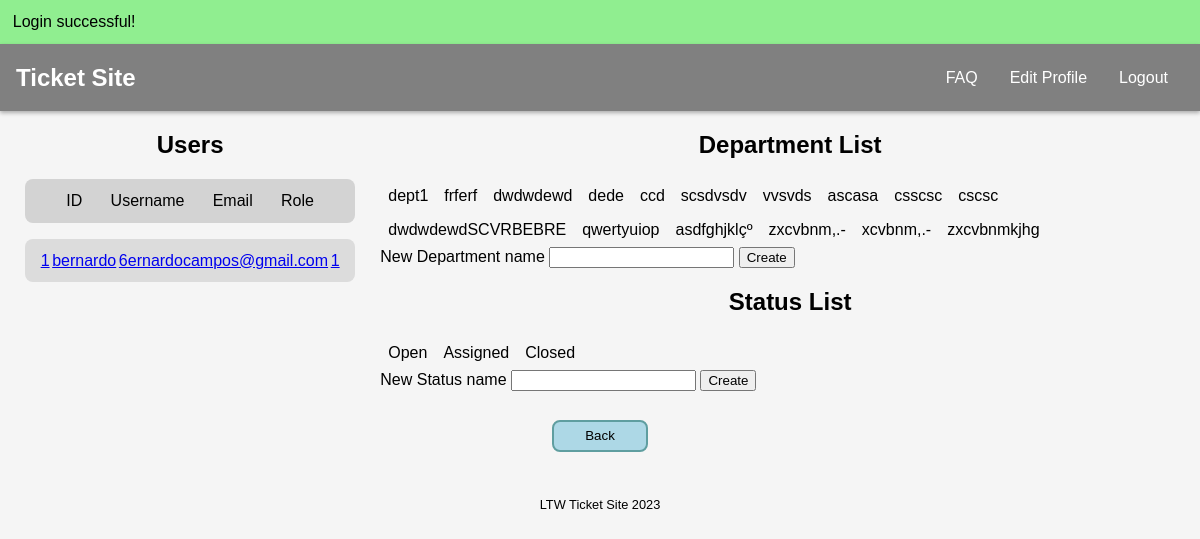
Screenshot of /pages/admindashboard.php (signed in) with the database file from the repository.
### tables this page shows
CREATE TABLE users (
    id INTEGER PRIMARY KEY AUTOINCREMENT,
    username TEXT NOT NULL,
    email TEXT NOT NULL,
    password TEXT NOT NULL,
    role_id INTEGER,
    FOREIGN KEY (role_id) REFERENCES roles(id)
);

CREATE TABLE departments (
    id INTEGER PRIMARY KEY AUTOINCREMENT,
    name TEXT NOT NULL
);

CREATE TABLE status (
    id INTEGER PRIMARY KEY AUTOINCREMENT,
    name TEXT NOT NULL
);

### database/classes/user.class.php (called while the page is built, shortened)
<?php
    class User {
        public function __construct(int $id, string $username, string $email, int $role){
            $this->id = $id;
            $this->username = $username;
            $this->email = $email;
            $this->role = $role;
        }
        static function getAllUsers(PDO $db) : array {
            $stmt = $db->prepare('SELECT * FROM users');
            $stmt->execute();
            $users = array();
            while($user = $stmt->fetch()){
                $users[] = new User($user['id'], $user['username'], $user['email'], $user['role_id']);
            }
            return $users;
        }
    }
?>

### database/classes/department.class.php (called while the page is built, shortened)
<?php
    class Department {
        public function __construct(int $id, string $name) {
            $this->name = $name;
        }
        static function getDepartments(PDO $db) : array {
            $stmt = $db->prepare('SELECT * FROM departments');
            $stmt->execute();
            $departments = array();
            while ($department = $stmt->fetch()){
                $departments[] = new Department($department['id'], $department['name']);
            }
            return $departments;
        }
    }
?>

### database/classes/status.class.php (called while the page is built, shortened)
<?php
    class Status {
        public function __construct(int $id, string $name){
            $this->name = $name;
        }
        static function getAllStatus(PDO $db) : array {
            $stmt = $db->prepare('SELECT * FROM status');
            $stmt->execute();
            $statuses = array();
            while($status = $stmt->fetch()){
                $statuses[] = new Status($status['id'], $status['name']);
            }
            return $statuses;
        }
    }
?>

### templates/admin.tpl.php (the view, shortened to what this page needs)
<?php function drawUsers(array $users) { ?>
<div class="users_section">
    <div class="users_table">
        <h2>Users</h2>
        <ul>
            <li>ID</li>
            <li>Username</li>
            <li>Email</li>
            <li>Role</li>
        </ul>
    </div>
    <div class="user_instance">
        <?php foreach($users as $user) { ?>
            <a href="../pages/usermanagement.php?id=<?=$user->id?>"><ul>
                <li><?=$user->id?></li>
                <li><?=$user->username?></li>
                <li><?=$user->email?></li>
                <li><?=$user->role?></li>
            </ul></a>
        <?php } ?>
    </div>
</div>
<?php } ?>
<?php function drawElementSection(array $elements, string $element_designation) { ?>
<div class="element_section">
    <h2><?=$element_designation?> List</h2>
    <div class="element_lists">
    <?php foreach($elements as $elem) { ?>
        <p><?=$elem->name?></p>
    <?php } ?>
    </div>
    <form action="../actions/action_create_<?=$element_designation?>.php" method="POST">
        <label>
            New <?=$element_designation?> name
            <input type="text" name="<?=$element_designation?>_name" required>
            <button type="submit" name="submit_new_<?=$element_designation?>">Create</button>
        </label>
    </form>
</div>
<?php } ?>

### css/style.css (style rules this page uses)
body { font-family: Arial, Helvetica, sans-serif; background-color: whitesmoke; margin: 0; padding: 0; }
.users_section { width: 50%; }
.users_table h2 { text-align: center; }
.users_table ul { display: flex; list-style: none; justify-content: space-evenly; background-color: lightgrey; padding: 0.8rem; width: 80%; margin: 0 auto; border-radius: 0.5rem; }
.user_instance ul { background-color: gainsboro; width: 80%; margin: 0 auto; padding: 0.8rem; border-radius: 0.5rem; margin-top: 1rem; }
.user_instance a ul { display: flex; list-style: none; justify-content: space-evenly; }
.element_section h2 { text-align: center; }
.element_lists { display: flex; flex-wrap: wrap; justify-content: flex-start; }
.element_lists P { margin: 0.5rem; }

### rows the page displays
users: id "1", username "bernardo", email "6ernardocampos@gmail.com", role "1"
departments: name "dept1"
departments: name "frferf"
departments: name "dwdwdewd"
departments: name "dede"
departments: name "ccd"
departments: name "scsdvsdv"
departments: name "vvsvds"
departments: name "ascasa"
departments: name "csscsc"
departments: name "cscsc"
departments: name "dwdwdewdSCVRBEBRE"
departments: name "qwertyuiop"
departments: name "asdfghjklçº"
departments: name "zxcvbnm,.-"
departments: name "xcvbnm,.-"
departments: name "zxcvbnmkjhg"
status: name "Open"
status: name "Assigned"
status: name "Closed"

### other values shown
$message['text'] "Login successful!"
$element_designation "Department Status"
$text "Back"
